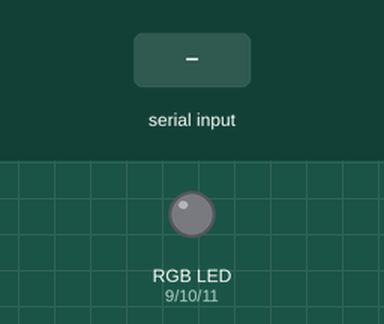
Recording of a sketch running on a simulated Arduino Uno, built with avr-gcc and run on an emulated ATmega328P. Shown: an RGB LED mixed from three pins (HIGH = lit). Inputs (shaded band) come from the test bench. Dim RGB values are drawn brighter than linear.

Above: at 1.2 s.
1.3 s: "a" received over Serial
At 1.62 s:
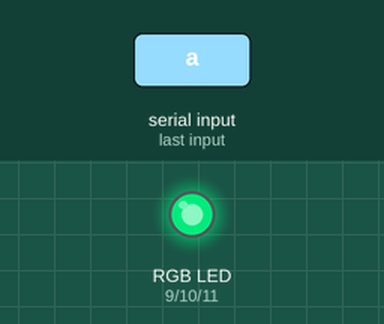
At 2.04 s:
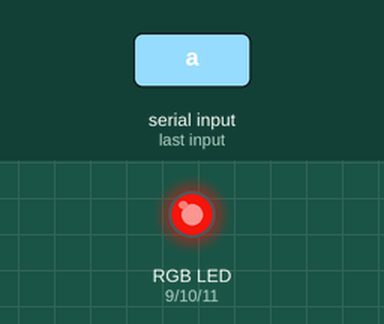
Timing chart, 0 to 10.3 s (numbered marks = the images above; inputs shaded):
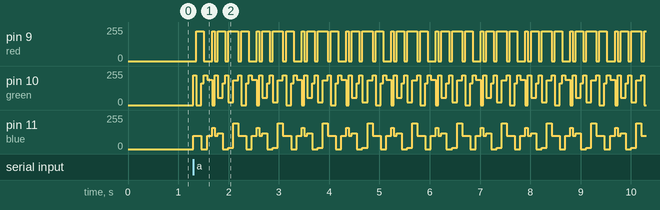

The sketch:

fountain_rgb.ino
```cpp
const int red = 9;
const int green = 10;
const int blue = 11;
 int val=0;

void setup()
{

Serial.begin(9600);

   pinMode(red, OUTPUT);
  pinMode(green, OUTPUT);
  pinMode(blue, OUTPUT);

}
void loop(){
val=Serial.read();

if (val=='a'){

ran();

}
if (val=='b'){
    analogWrite(red,0);
     analogWrite(green,222);
      analogWrite(blue,100);
}

if (val=='c'){

  analogWrite(red,222);
     analogWrite(green,0);
      analogWrite(blue,100);
}

if (val=='d'){
   analogWrite(red,222);
     analogWrite(green,165);
      analogWrite(blue,0);
}


}
void ran(){
  while (1){
     analogWrite(red,0);
     analogWrite(green,222);
      analogWrite(blue,100);
      delay(60);
      analogWrite(red,222);
     analogWrite(green,0);
      analogWrite(blue,100);
       delay(100);
        analogWrite(red,222);
     analogWrite(green,165);
      analogWrite(blue,0);
       delay(50);
  analogWrite(red,0);
     analogWrite(green,222);
      analogWrite(blue,0);
      delay(60);
      analogWrite(red,0);
     analogWrite(green,190);
      analogWrite(blue,100);
       delay(100);
        analogWrite(red,222);
     analogWrite(green,0);
      analogWrite(blue,160);
       delay(50);
            analogWrite(red,0);
     analogWrite(green,222);
      analogWrite(blue,100);
      delay(60);
      analogWrite(red,222);
     analogWrite(green,55);
      analogWrite(blue,120);
       delay(100);
        analogWrite(red,222);
     analogWrite(green,165);
      analogWrite(blue,0);
       delay(50);
  analogWrite(red,0);
     analogWrite(green,222);
      analogWrite(blue,0);
      delay(60);
      analogWrite(red,222);
     analogWrite(green,19);
      analogWrite(blue,10);
       delay(100);
        analogWrite(red,222);
     analogWrite(green,186);
      analogWrite(blue,195);

 delay(100);

   }
}
```
